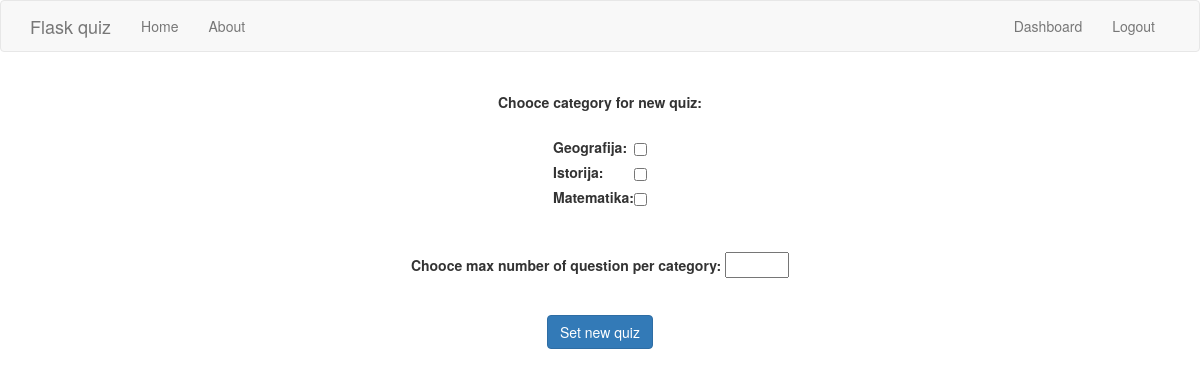
Page /newquiz (signed in) on the committed database.
### app/models.py (models this page shows)
class Category(db.Model):
    id_category = db.Column(db.Integer, primary_key=True)
    name = db.Column(db.String(256), index=True)
    explanation = db.Column(db.String(512), index=True)

### app/quiz/routes.py (the view, shortened to what this page needs)
@quiz.route('/newquiz', methods=['GET', 'POST'])
@is_logged_in
def newquiz():
    global user, conn
    loged = session['logged_in']  # True or False
    username = session['username']
    if loged:
        user = Visitor.query.filter_by(username=username).first()
    form = NewQuizForm()
    categories = Category.query.all()
    return render_template('newquiz.html', title='New quiz setup', form=form, categories=categories)

### app/forms.py
class NewQuizForm(FlaskForm):
    pass

### app/users/__utils__.py (called while the page is built)
def is_logged_in(f):
    @wraps(f)
    def wrap(*args, **kwargs):
        if 'logged_in' in session:
            return f(*args, **kwargs)
        else:
            flash('Unauthorized, Please login', 'danger')
            return redirect(url_for('login'))
    return wrap

### app/templates/newquiz.html
{% extends 'layout.html' %}
{% block body %}
{% from "includes/_formhelpers.html" import render_field %}
<div align="center">
    <br>
    <form method="post" action=""  novalidate>
            <div class="form-check">
            <label>Chooce category for new quiz:</label><br><br>
            <table>
                    {% if categories %}
                        {% for category in categories %}
                            <tr>
                                <td>
                                    <label>{{ category.name}}: </label>
                                </td>
                                <td>
                                    <input type="checkbox" class="form-check-input" name="selected_categories" value={{category.id_category}} />
                               </td>
                            </tr>
                        {% endfor %}
                    {% else %}
                    <tr>
                        <td>Not check boxes</td>>
                    </tr>
                    {% endif %}
            </table>
        </div>
        <br><br>
        <div class="form-group">
            <label for="maxnumquestion">Chooce max number of question per category:</label>
            <input type="text" name="maxnumquestion" id="maxnumquestion" size="5"><br>
        </div>
        <br><button type="submit" class="btn btn-primary">Set new quiz</button>
    </form>
</div>
{% endblock %}

### rows in the picture
Category: name "Geografija"
Category: name "Istorija"
Category: name "Matematika"
